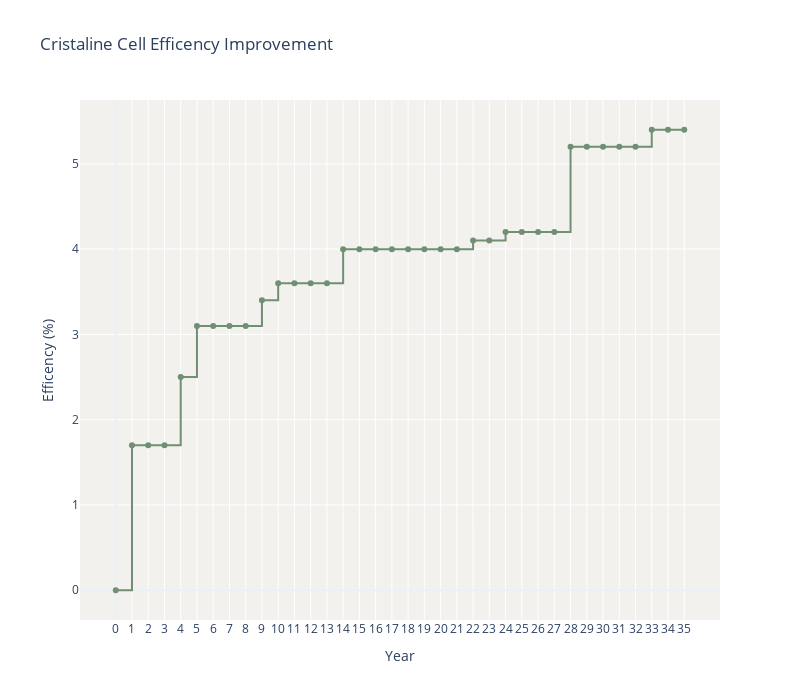

Notebook source saved alongside this figure:
### Code cell
import plotly.graph_objects as go

fig = go.Figure(go.Scatter(
    x=list(range(len(scenario))),
    y=scenario,
    mode='lines+markers',
    line=dict(shape='hv', color='blue')  # 'hv' for horizontal-then-vertical steps
))

fig.update_traces(line=dict(color='#708f73'))

fig.update_layout(
    title='Cristaline Cell Efficency Improvement',
    plot_bgcolor='#f2f1ee',
    xaxis_title='Year',
    yaxis_title='Efficency (%)',
    xaxis=dict(tickmode='array', tickvals=list(range(len(scenario)))),  # Customizing x-axis ticks
    template='plotly_white',
     width=800,  # Narrower width
    height=700   # Adjust height as needed to maintain aspect ratio or to fit your display needs
)


# Setting the grid color to white

fig.update_xaxes(showgrid=True, gridcolor='white')

fig.update_yaxes(showgrid=True, gridcolor='white')



fig.show()

### Figure 1 — Plotly figure (JSON) as saved in the notebook; plotly's stock layout.template omitted (floating-point values rounded to 4 significant figures)
{"data": [{"line": {"color": "#708f73", "shape": "hv"}, "mode": "lines+markers", "type": "scatter", "x": [0, 1, 2, 3, 4, 5, 6, 7, 8, 9, 10, 11, 12, 13, 14, 15, 16, 17, 18, 19, 20, 21, 22, 23, 24, 25, 26, 27, 28, 29, 30, 31, 32, 33, 34, 35], "y": [0, 1.7, 1.7, 1.7, 2.5, 3.1, 3.1, 3.1, 3.1, 3.4, 3.6, 3.6, 3.6, 3.6, 4, 4, 4, 4, 4, 4, 4, 4, 4.1, 4.1, 4.2, 4.2, 4.2, 4.2, 5.2, 5.2, 5.2, 5.2, 5.2, 5.4, 5.4, 5.4]}], "layout": {"height": 700, "plot_bgcolor": "#f2f1ee", "title": {"text": "Cristaline Cell Efficency Improvement"}, "width": 800, "xaxis": {"gridcolor": "white", "showgrid": true, "tickmode": "array", "tickvals": [0, 1, 2, 3, 4, 5, 6, 7, 8, 9, 10, 11, 12, 13, 14, 15, 16, 17, 18, 19, 20, 21, 22, 23, 24, 25, 26, 27, 28, 29, 30, 31, 32, 33, 34, 35], "title": {"text": "Year"}}, "yaxis": {"gridcolor": "white", "showgrid": true, "title": {"text": "Efficency (%)"}}}}
